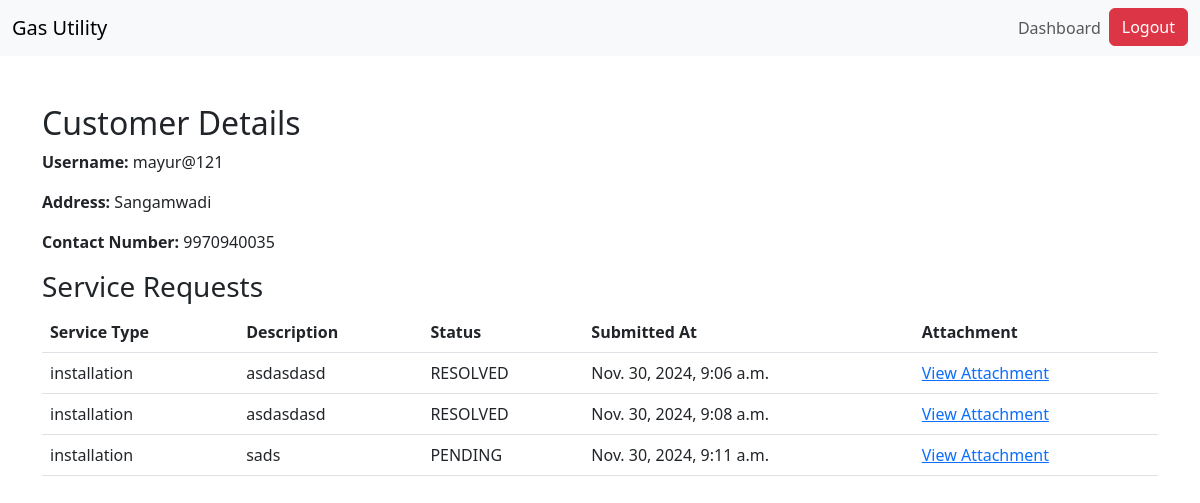
Page /support/customer-details/1/ (signed in) on the committed database.
### customer/models.py (models this page shows, shortened)
class Customer(AbstractUser):
    address = models.TextField(blank=True, null=True)  # Optional for flexibility
    contact_number = models.CharField(
        max_length=15,
        validators=[RegexValidator(r'^\+?1?\d{9,15}$')],
        help_text="Enter a valid phone number."
    )
    class Meta:
        verbose_name = "Customer"
        verbose_name_plural = "Customers"

### support/models.py (models this page shows, shortened)
class ServiceRequest(models.Model):
    STATUS_CHOICES = [
        ('PENDING', 'Pending'),
        ('IN_PROGRESS', 'In Progress'),
        ('RESOLVED', 'Resolved'),
    ]
    customer = models.ForeignKey(Customer, on_delete=models.CASCADE)
    service_type = models.CharField(max_length=50)
    description = models.TextField()
    attachment = models.FileField(upload_to='service_attachments/', blank=True, null=True)
    status = models.CharField(max_length=20, choices=STATUS_CHOICES, default='PENDING')
    submitted_at = models.DateTimeField(auto_now_add=True)
    resolved_at = models.DateTimeField(null=True, blank=True)

### support/views.py (the view)
# urls.py: path('customer-details/<int:customer_id>/', views.customer_details, name='customer_details'),
@login_required
def customer_details(request, customer_id):
    from customer.models import Customer
    customer = get_object_or_404(Customer, pk=customer_id)
    requests = ServiceRequest.objects.filter(customer=customer)
    return render(request, 'support/customer_details.html', {'customer': customer, 'requests': requests})

### support/templates/support/customer_details.html (shortened to what this page needs)
<!DOCTYPE html>
<html lang="en">
<head>
    <link href="https://cdn.jsdelivr.net/npm/bootstrap@5.3.0/dist/css/bootstrap.min.css" rel="stylesheet">
</head>
<body>
    <nav class="navbar navbar-expand-lg navbar-light bg-light">
        <div class="container-fluid">
            <a class="navbar-brand" href="/">Gas Utility</a>
            <div class="collapse navbar-collapse" id="navbarNav">
                <ul class="navbar-nav ms-auto">
                    {% if user.is_authenticated %}
                        <li class="nav-item">
                            <a class="nav-link" href="{% url 'support:dashboard' %}">Dashboard</a>
                        </li>
                        <li class="nav-item">
                            <form method="post" action="{% url 'logout' %}" style="display: inline;">
                                <button type="submit" class="btn btn-danger">Logout</button>
                            </form>
                        </li>
                    {% else %}
                        <li class="nav-item">
                            <a class="nav-link" href="{% url 'login' %}">Login</a>
                        </li>
                    {% endif %}
                </ul>
            </div>
        </div>
    </nav>
    <div class="container mt-5">
        <h2>Customer Details</h2>
        <p><strong>Username:</strong> {{ customer.username }}</p>
        <p><strong>Address:</strong> {{ customer.address }}</p>
        <p><strong>Contact Number:</strong> {{ customer.contact_number }}</p>
        <h3>Service Requests</h3>
        <table class="table">
            <thead>
                <tr>
                    <th>Service Type</th>
                    <th>Description</th>
                    <th>Status</th>
                    <th>Submitted At</th>
                    <th>Attachment</th>
                </tr>
            </thead>
            <tbody>
                {% for request in requests %}
                <tr>
                    <td>{{ request.service_type }}</td>
                    <td>{{ request.description }}</td>
                    <td>{{ request.status }}</td>
                    <td>{{ request.submitted_at }}</td>
                    <td>
                        {% if request.attachment %}
                            <a href="{{ request.attachment.url }}" target="_blank">View Attachment</a>
                        {% else %}
                            No Attachment
                        {% endif %}
                    </td>
                </tr>
                {% endfor %}
            </tbody>
        </table>
    </div>
</body>
</html>

### rows in the picture
Customer: username "mayur@121", address "Sangamwadi", contact_number "9970940035"
ServiceRequest: service_type "installation", description "asdasdasd", status "RESOLVED", submitted_at "Nov. 30, 2024, 9:06 a.m."
ServiceRequest: service_type "installation", description "asdasdasd", status "RESOLVED", submitted_at "Nov. 30, 2024, 9:08 a.m."
ServiceRequest: service_type "installation", description "sads", status "PENDING", submitted_at "Nov. 30, 2024, 9:11 a.m."
